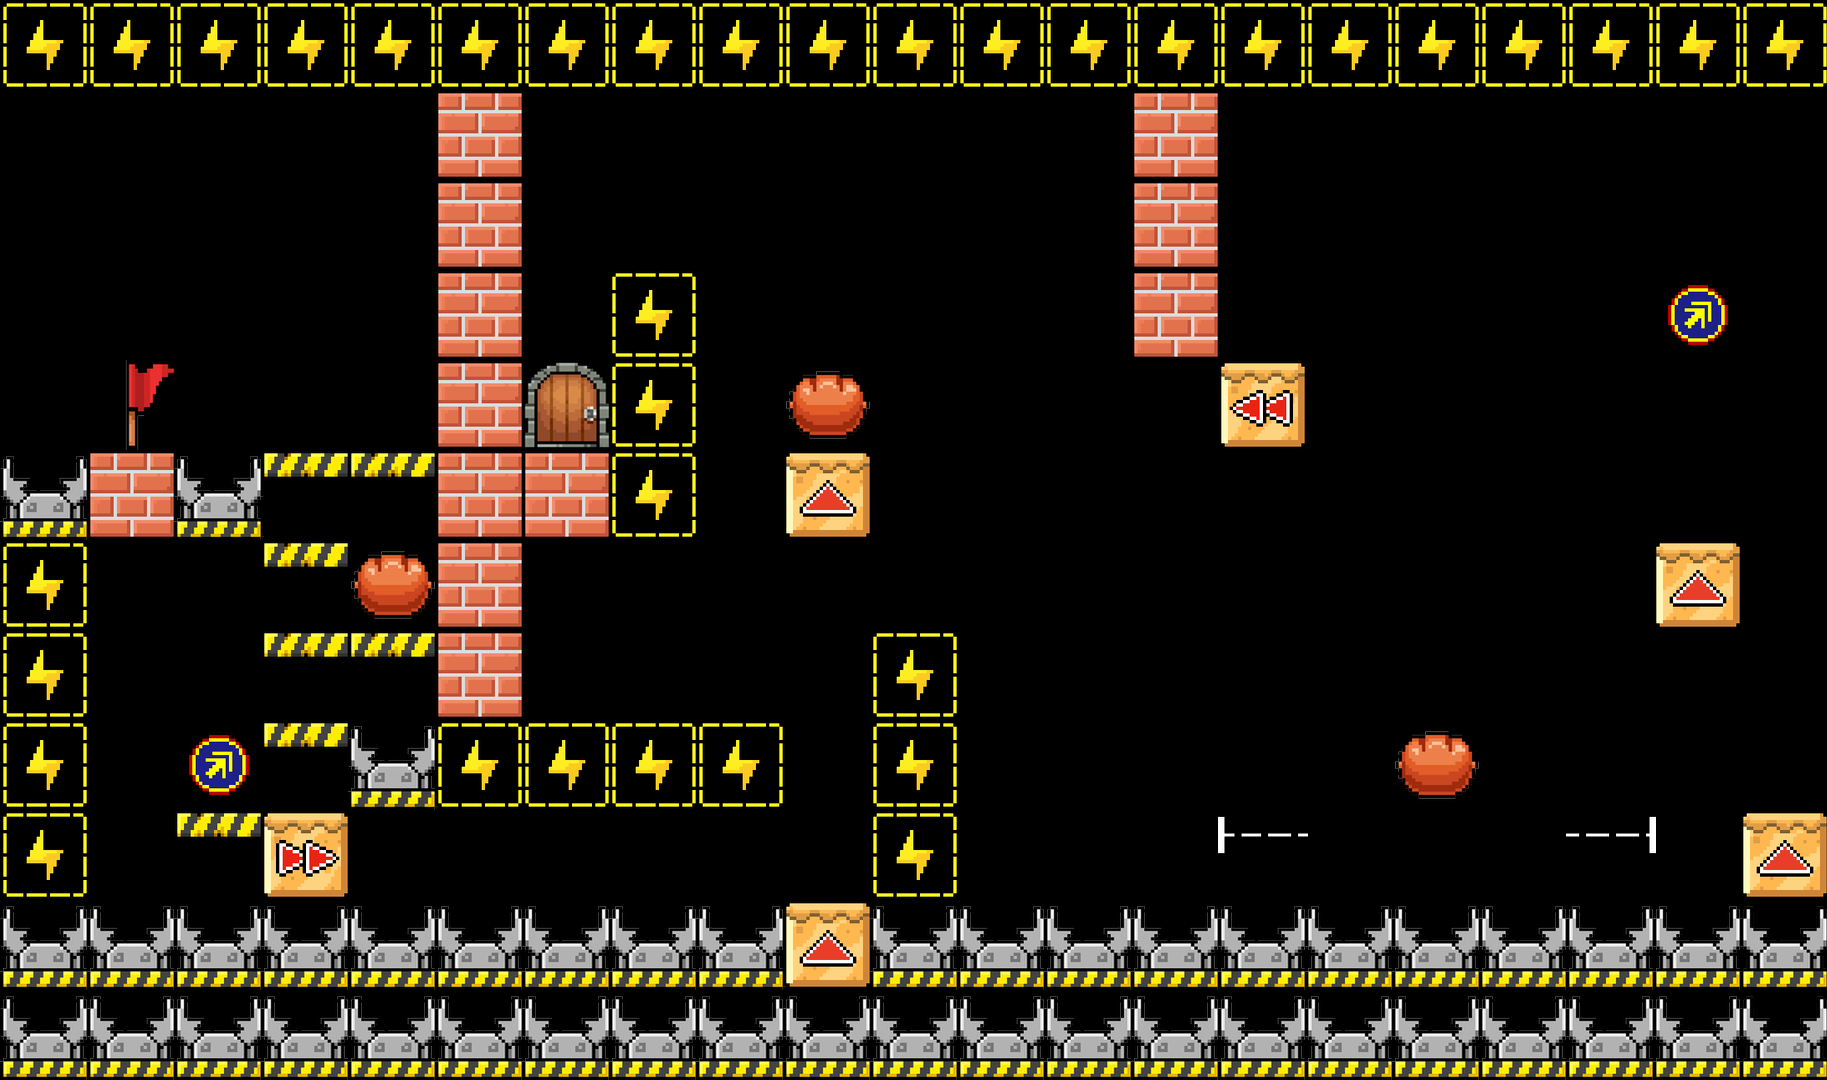

The image is a tile-based game level rendered from a .tmx file. Its description and complete source (layers, tilesets, objects, tile grids) follow:
An orthogonal 21x12 tile map with 87x90 px tiles, 1 tile layer (TileLayer).

<map version="1.5" tiledversion="1.7.2" orientation="orthogonal" renderorder="right-down" width="21" height="12" tilewidth="87" tileheight="90" infinite="0" nextlayerid="2" nextobjectid="1">
 <properties>
  <property name="block_move_width" value="2" />
 </properties>
 <tileset firstgid="1" source="tile_90.tsx" />
 <layer id="1" name="TileLayer" width="21" height="12">
  <data encoding="csv">
17,17,17,17,17,17,17,17,17,17,17,17,17,17,17,17,17,17,17,17,17,
0,0,0,0,0,8,0,0,0,0,0,0,0,8,0,0,0,0,0,0,0,
0,0,0,0,0,8,0,0,0,0,0,0,0,8,0,0,0,0,0,0,0,
0,0,0,0,0,8,0,17,0,0,0,0,0,8,0,0,0,0,0,4,0,
0,1,0,0,0,8,2,17,0,3,0,0,0,0,21,0,0,0,0,0,0,
16,8,16,12,12,8,8,17,0,18,0,0,0,0,0,0,0,0,0,0,0,
17,0,0,12,3,8,0,0,0,0,0,0,0,0,0,0,0,0,0,18,0,
17,0,0,12,12,8,0,0,0,0,17,0,0,0,0,0,0,0,0,0,0,
17,0,4,12,16,17,17,17,17,0,17,0,0,0,0,0,3,0,0,0,0,
17,0,12,20,0,0,0,0,0,0,17,0,0,0,24,0,0,0,25,0,18,
16,16,16,16,16,16,16,16,16,18,16,16,16,16,16,16,16,16,16,16,16,
16,16,16,16,16,16,16,16,16,16,16,16,16,16,16,16,16,16,16,16,16
</data>
 </layer>
</map>